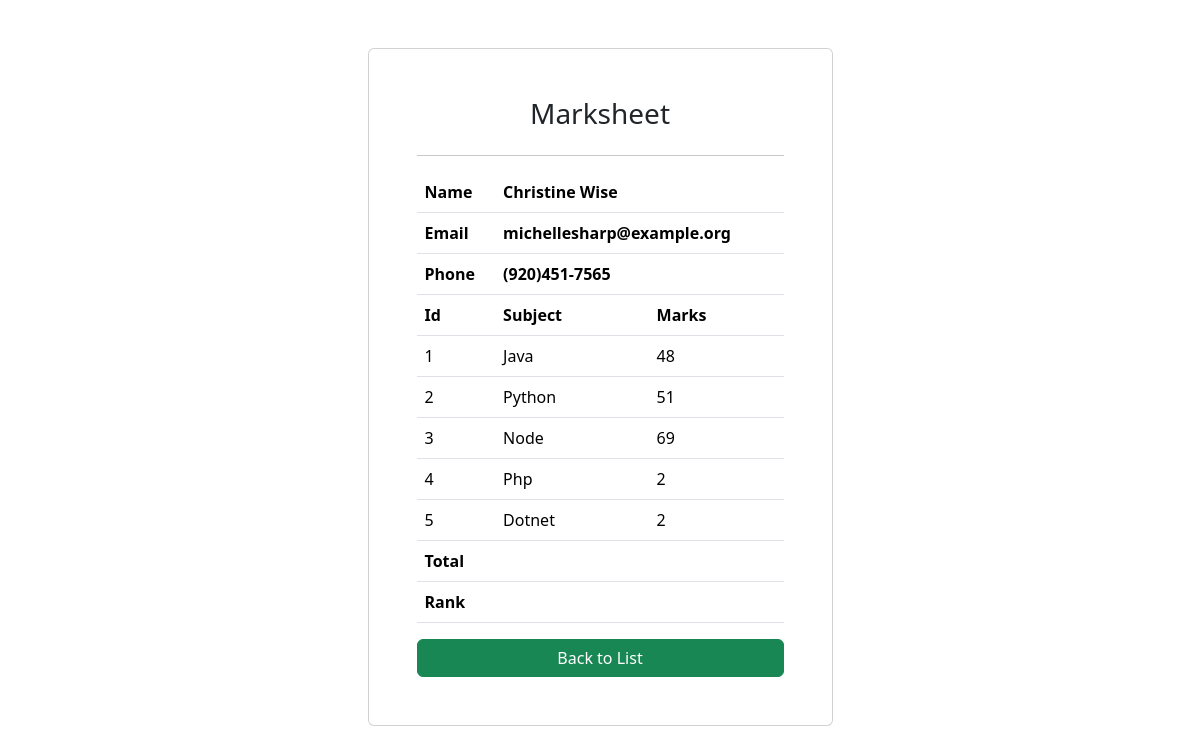
Screenshot of /marksheet?sid=STD_395 with the database file from the repository.
### myapp/models.py (models this page shows)
class Marks(models.Model):
    student = models.ForeignKey(Student,on_delete=models.CASCADE)
    subject = models.ForeignKey(Subject,on_delete=models.CASCADE)
    marks = models.IntegerField()

class Student(models.Model):
    dept_name = models.ForeignKey(Dept, on_delete=models.CASCADE)
    student_id= models.ForeignKey(StudentId,on_delete=models.CASCADE)
    name = models.CharField(max_length=20)
    email = models.CharField(max_length=50)
    phone = models.CharField(max_length=20)

class Subject(models.Model):
    subject_name=models.CharField(max_length=20)

### myapp/views.py (the view)
# urls.py: path("marksheet",marksheet,name="marksheet")
def marksheet(request):
    sid = request.GET['sid']
    marks = Marks.objects.filter(student__student_id__student_id=sid)
    print(marks)
    return render(request,'marksheet.html',{"marks":marks})

### myapp/templates/marksheet.html (shortened to what this page needs)
<!DOCTYPE html>
<html lang="en">
<head>
    <link href="https://cdn.jsdelivr.net/npm/bootstrap@5.3.7/dist/css/bootstrap.min.css" rel="stylesheet"
>
</head>
<body>
</body>
<div class="container">
    <div class="col-5 card mx-auto mt-5 p-5">
        <h3 align="center">Marksheet</h3>
        <hr>
        <table class="table">
            <tr>
                <th>Name</th>
                <th colspan="2">{{marks.0.student.name}}</th>
            </tr>
            <tr>
                <th>Email</th>
                <th colspan="2">{{marks.0.student.email}}</th>
            </tr>
            <tr>
                <th>Phone</th>
                <th colspan="2">{{marks.0.student.phone}}</th>
            </tr>
            <tr>
                <th>Id</th>
                <th>Subject</th>
                <th>Marks</th>
            </tr>
            {%for mark in marks%}
            <tr>
                <td>{{forloop.counter}}</td>
                <td>{{mark.subject.subject_name}}</td>
                <td>{{mark.marks}}</td>
            </tr>
            {%endfor%}
            <tr>
                <th colspan="2">Total</th>
                <th></th>
            </tr>
            <tr>
                <th colspan="2">Rank</th>
                <th></th>
            </tr>
        </table>
        <a href="{%url 'index'%}" class="btn btn-success">Back to List</a>
    </div>
</div>
</html>

### rows the page displays
Marks: student.name "Christine Wise", student.email "michellesharp@example.org", student.phone "(920)451-7565", subject.subject_name "Java", marks "48"
Marks: subject.subject_name "Python", marks "51"
Marks: subject.subject_name "Node", marks "69"
Marks: subject.subject_name "Php", marks "2"
Marks: subject.subject_name "Dotnet", marks "2"
